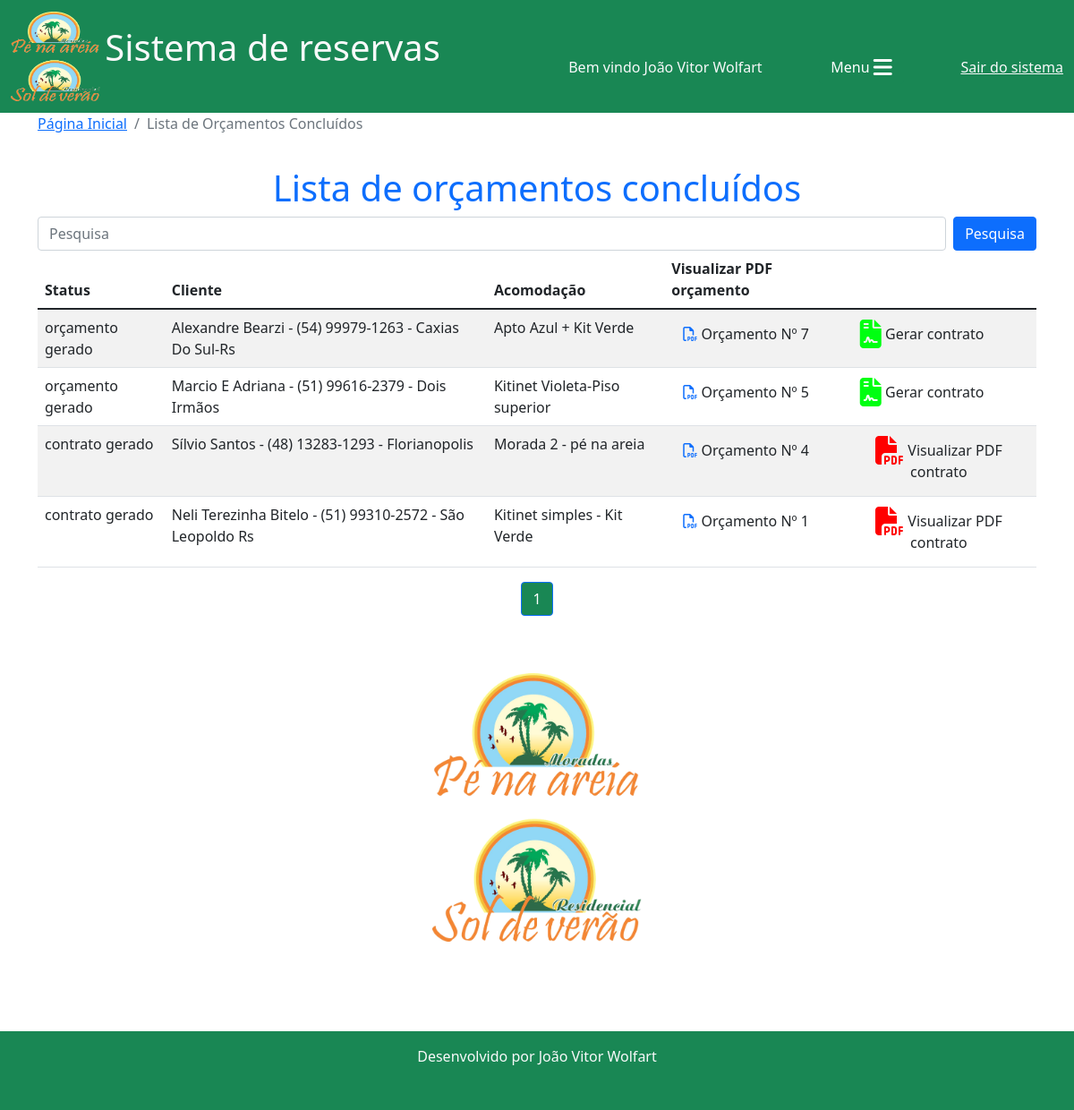
Screenshot of /reservas/lista_orçamentos_concluidos/ (signed in) with the database file from the repository.
### reservas/models.py (models this page shows, shortened)
class Orcamento(models.Model):
    cliente = models.ForeignKey(Cliente, on_delete=models.CASCADE)
    acomodacao = models.ForeignKey(Acomodacao, on_delete=models.CASCADE)
    data_entrada = models.DateField()
    dia_entrada = models.CharField(max_length=20)
    checkin = models.CharField(max_length=100)
    data_saida = models.DateField()
    dia_saida = models.CharField(max_length=20)
    checkout = models.CharField(max_length=100)
    data_orcamento = models.DateField(default=timezone.now)
    n_ocupantes = models.IntegerField(default=0)
    obs_n_ocupantes = models.CharField(max_length=150, blank=True, null=True)
    n_dias = models.IntegerField()
    valor_diaria = models.DecimalField(default=0, max_digits=7, decimal_places=2)
    taxa_limpeza = models.DecimalField(default=0, max_digits=6, decimal_places=2)
    descontos = models.DecimalField(default=0, max_digits=7, decimal_places=2)
    acrescimos = models.DecimalField(default=0, max_digits=7, decimal_places=2)
    valor_pacote = models.DecimalField(default=0, max_digits=7, decimal_places=2)
    dias_pacote = models.IntegerField(default=0)
    diaria_cheia = models.BooleanField(default=False)
    periodo = models.CharField(max_length=100)
    modificado = models.BooleanField(default=False)
    obs_modificacao = models.CharField(max_length=200, blank=True, null=True)
    eliminado = models.BooleanField(default=False)
    status = models.CharField(max_length=20, choices=(("em digitação", "em digitação"), ("digitação concluída", "digitação concluída"), ("orçamento gerado", "orçamento gerado"), ("contrato gerado", "contrato gerado"),))
    total_valor_reserva = models.DecimalField(default=0, max_digits=7, decimal_places=2)
    confirmado = models.BooleanField(default=False)
    valor_pago = models.DecimalField(default=0, max_digits=7, decimal_places=2)

class Cliente(models.Model):
    nome = models.CharField(max_length=30)
    telefone = models.CharField(max_length=20, blank=True, null=True)
    obs = models.CharField(max_length=100)
    dados_adicionais = models.BooleanField(default=False)
    def __str__(self):
        return f"{self.nome} - {self.telefone} - {self.obs}"

class Acomodacao(models.Model):
    nome = models.CharField(max_length=50)
    empreendimento = models.ForeignKey(Empreendimento, on_delete=models.DO_NOTHING)
    tipo = models.CharField(max_length=15)
    quartos = models.IntegerField(blank=True, null=True)
    valor_base = models.DecimalField(max_digits=10, decimal_places=2, blank=True, null=True)
    descricao = models.TextField()
    limite_ideal = models.IntegerField(blank=True, null=True)
    limite_adicional = models.IntegerField(blank=True, null=True)
    aceita_pet = models.BooleanField(default=False)
    def __str__(self):
        return f"{self.nome}"

### reservas/templates/lista_orcamentos_concluidos.html (shortened to what this page needs)
{% extends 'base.html'%}
{% load static %}
{% block 'conteudo'%}
<nav aria-label="breadcrumb">
  <ol class="breadcrumb">
    <li class="breadcrumb-item"><a href="{% url 'home'%}">Página Inicial</a></li>
    <li class="breadcrumb-item active" aria-current="page">Lista de Orçamentos Concluídos</li>
  </ol>
</nav>
<h1 style="padding-top: 20px;" class="text-center text-primary">Lista de orçamentos concluídos</h1>
<div class="col-12">
    <form class="d-flex" action="">
        <input class="form-control me-2" type="search" placeholder="Pesquisa" aria-label="Search" name="termo_cliente">
        <button class="btn btn-primary" type="submit">Pesquisa</button>
    </form>
    <div class="col-12 table-responsive">
        <table class="table table-striped table-hover">
          <thead>
            <tr>
              <th scope="col">Status</th>
              <th scope="col">Cliente</th>
              <th scope="col">Acomodação</th>
              <th scope="col">Visualizar PDF orçamento</th>
            </tr>
          </thead>
          <tbody>
            {% for o in orcamentos %}
            <tr>
                <td>{{o.status}}</td>
                <td class="">{{o.cliente}}</td>
                <td class="">{{o.acomodacao}}</td>
                <td><a href="{% url 'vizualizar_pdf' o.id%}" target="_blank" class="btn" title="Visualizar PDF"><i class="fa-regular fa-file-pdf fa-spin-pulse text-primary"></i> Orçamento Nº {{o.id}}</a></td>
                {% if o.status == "orçamento gerado" %}
                <td><a href="{% url 'gerar_contrato' o.id%}" class="btn" title="Gerar contrato"><i class="fa-sharp fa-solid fa-file-contract fa-beat fa-2xl" style="color: #00ff11;"></i> Gerar contrato</a></td>
                {% else %}
                <td><a href="{% url 'visualizar_pdf_contrato' o.id%}" target="_blank" class="btn" title="Visualizar PDF contrato"><i class="fa-solid fa-file-pdf fa-flip fa-2xl" style="color: #ff0000;"></i> Visualizar PDF contrato</a></td>
                {% endif %}
            </tr>
            {% endfor %}
          </tbody>
        </table>
</div>
</div>
<nav aria-label="Page navigation example">
    <ul class="pagination justify-content-center">
      {%for pagina in orcamentos.paginator.page_range%}
      {%if orcamentos.number == pagina%}
        <li class="page-item active"><a class="page-link bg-success" href="?p={{pagina}}&termo_cliente={{termo_cliente}}">{{pagina}}</a></li>
      {% elif orcamentos.number > pagina|add:'-3'  and orcamentos.number < pagina|add:'3'%}
        <li class="page-item"><a class="page-link" href="?p={{pagina}}&termo_cliente={{termo_cliente}}">{{pagina}}</a></li>
      {%endif%}
      {%endfor%}
    </ul>
  </nav>
<div class="row">
    <div style="height: 400px; text-align: center;">
      <img src="{% static 'img/logo1.png'%}" alt="" class="image-fluid mt-5" style="height: 300px; margin: 0 auto;">
    </div>
</div>
{% endblock %}

### templates/base.html (shortened to what this page needs)
{% load static %}
<!DOCTYPE html>
<html lang="pt-br">
<head>
    <link href="https://cdn.jsdelivr.net/npm/bootstrap@5.1.3/dist/css/bootstrap.min.css" rel="stylesheet">
    <link rel="stylesheet" href="{% static 'css/estilo.css'%}">
</head>
<body>
    <nav class="navbar navbar-light bg-success">
        <div class="container-fluid">
          <a class="navbar-brand text-light" href="{% url 'home'%}">
            <img src="{% static 'img/logo1.png'%}" width="100" height="100" class="d-inline-block align-text-middle">
            <span class="fs-1">Sistema de reservas</span>
          </a>
          {% if user.first_name != ''%}
          <span class="text-light mt-4">Bem vindo {{user.first_name}} {{user.last_name}}</span>
          {% else %}
          <span class="text-light mt-4">Bem vindo usuário {{user}}</span>
          {% endif %}
          <button class="btn btn-success text-end mt-4" type="button" data-bs-toggle="offcanvas" data-bs-target="#offcanvasScrolling" aria-controls="offcanvasScrolling">Menu <i class="fa fa-bars fa-xl"></i></button>
          {% if user.is_authenticated %}
          <a href="{% url 'logout' %}" class="text-light mt-4">Sair do sistema</a>
          {% else %}
          <a href="" class="text-light mt-4">Faça seu login</a>
          {% endif %}
        </div>
    </nav>
      <div class="container">
       {% block 'conteudo'%}
       {% endblock %}
      </div>
    <footer class="text-center text-light bg-success mt-5 pb-3">
        <p class="py-3">Desenvolvido por João Vitor Wolfart</p>
    </footer>
</body>
</html>

### rows the page displays
Orcamento: status "orçamento gerado", cliente "Alexandre Bearzi - (54) 99979-1263 - Caxias Do Sul-Rs", acomodacao "Apto Azul + Kit Verde", id "7", shows "Gerar contrato"
Orcamento: status "orçamento gerado", cliente "Marcio E Adriana - (51) 99616-2379 - Dois Irmãos", acomodacao "Kitinet Violeta-Piso superior", id "5", shows "Gerar contrato"
Orcamento: status "contrato gerado", cliente "Sílvio Santos - (48) 13283-1293 - Florianopolis", acomodacao "Morada 2 - pé na areia", id "4", shows "Visualizar PDF contrato"
Orcamento: status "contrato gerado", cliente "Neli Terezinha Bitelo - (51) 99310-2572 - São Leopoldo Rs", acomodacao "Kitinet simples - Kit Verde", id "1", shows "Visualizar PDF contrato"

### other values shown
{{ user.first_name }} "João Vitor"
{{ user.last_name }} "Wolfart"
{{ pagina }} "1"
